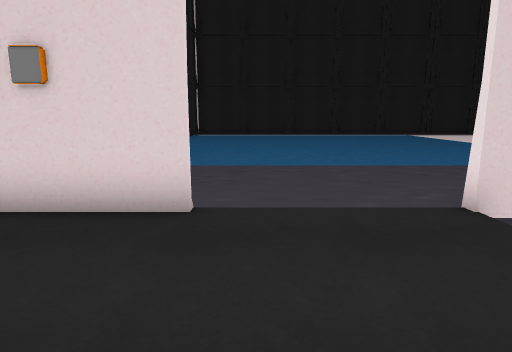
[1] (above)

16 first-person views from a walk through a scene from a Unity 3-D project. The camera is 1.3 m above the floor, tilts 10° down and sees 75° across. Doors are open. The floor is counted in squares, 1 m on a side. Each view is taken from the middle of a square. On the plan, view 1 faces up. The plan holds only what a view shows up to about 14 squares ahead; the rest is blank. The place goes on beyond the plan. The player character is not drawn.

[2]
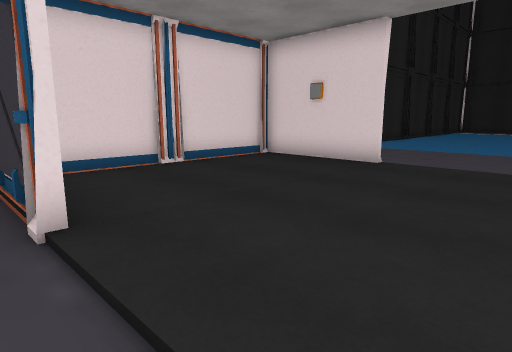

[3]
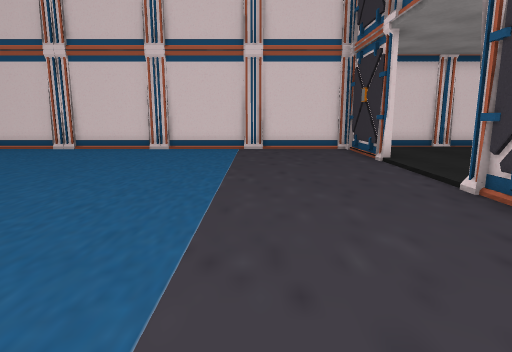

[4]
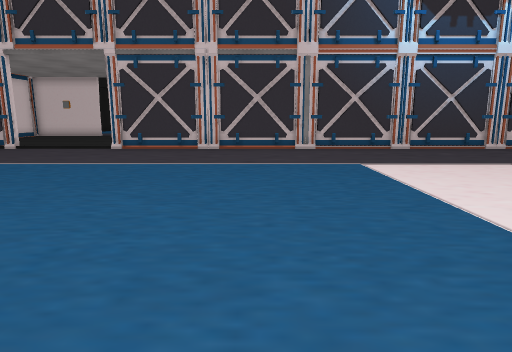

[5]
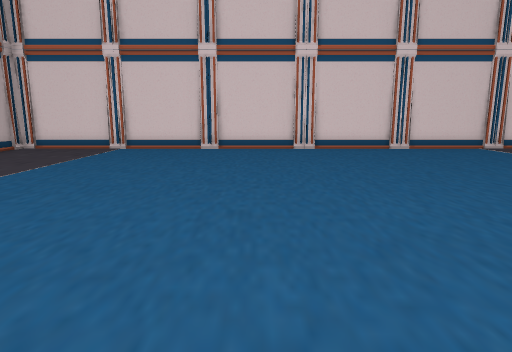

[6]
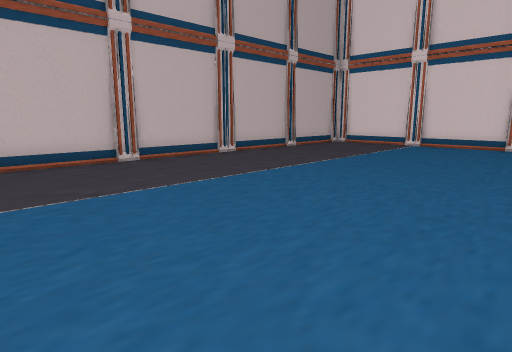

[7]
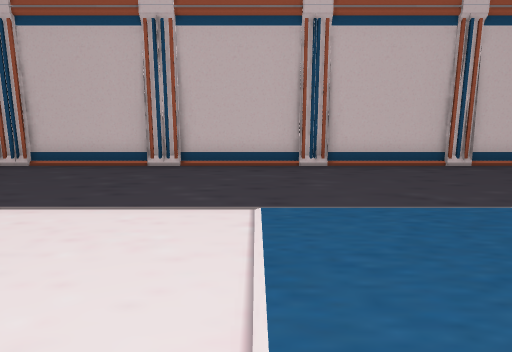

[8]
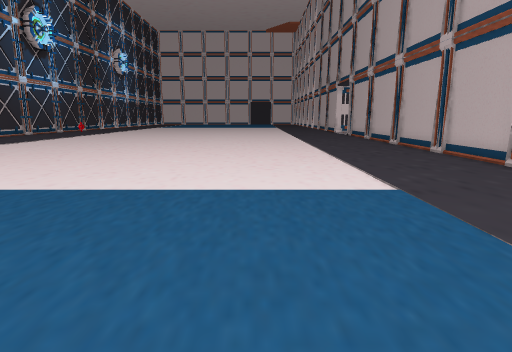

[9]
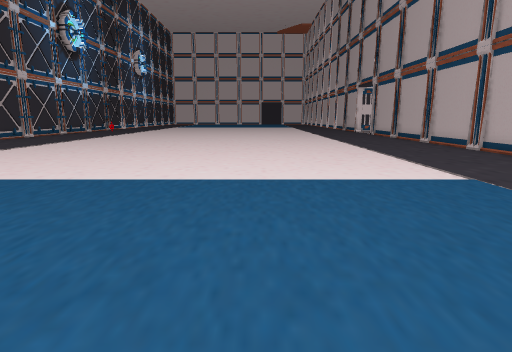

[10]
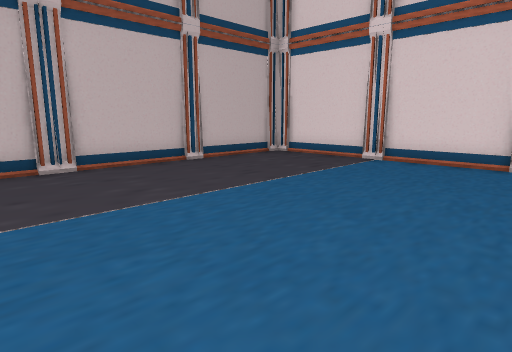

[11]
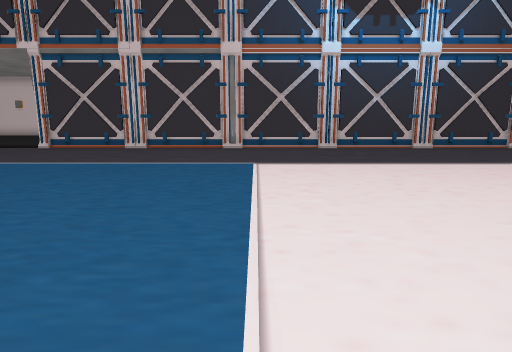

[12]
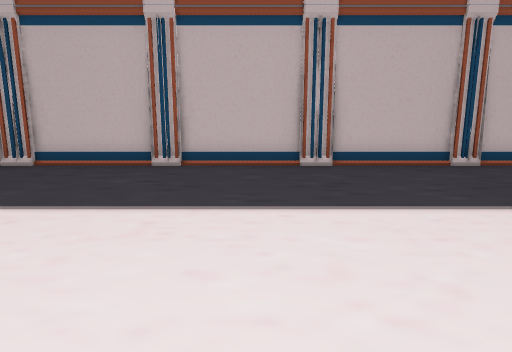

[13]
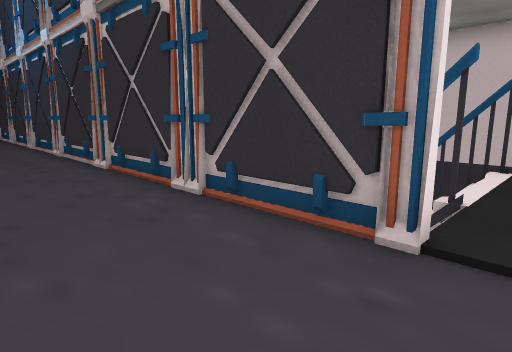

[14]
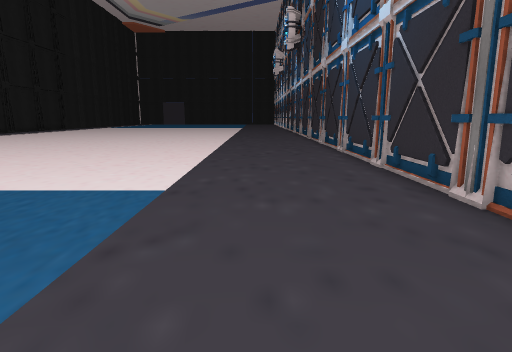

[15]
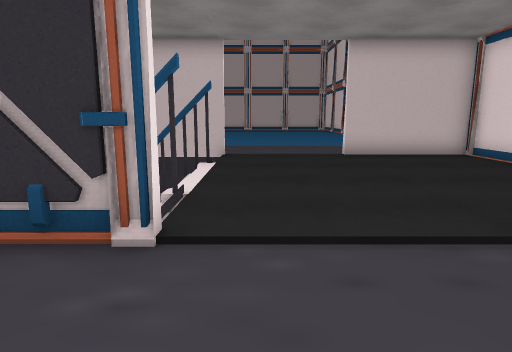

[16]
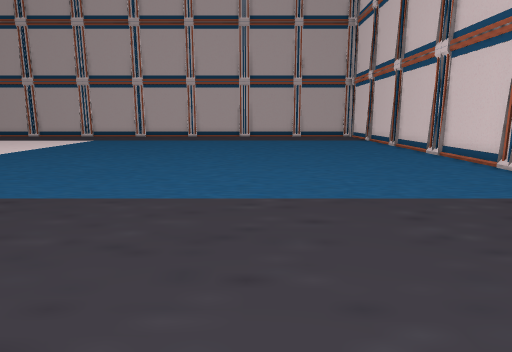

### Floor plan
Points are (right, up) in squares from view 1. A wall is a line through its corners. A room is listed if a view was taken in it or the views show most of it. See-through windows are left out.
Room 1 (views 1, 16)
walls: (-0.9, 4.5) (-5, 4.5) (-5, -3); (-5.1, -3) (-0.9, -3)
ways out: open door at (1, -3) to room 2; open door at (1, 4.6) to room 3
Room 2 (views 2, 3, 4, 5, 6, 7, 8, 9, 10, 11, 12)
walls: (4.1, -3) (3.7, -3.3); (-0.9, -3.2) (-5, -3.2); (-2, -3) (-2.5, -3.4); (20.5, -3.2) (3, -3.2); (-5, -3) (-5, -26.8) (20.5, -26.8)
ways out: open door at (1, -3) to room 1
Room 3 (views 13, 14, 15)
walls: (3.7, 4.9) (4.2, 4.5) (4.6, 4.9); (3, 4.7) (20.2, 4.7); (13.5, 4.6) (13.9, 4.9); (14.9, 4.6) (15.3, 5)
low walls: (11.8, 4.5) (12.2, 4.8)
ways out: open door at (1, 4.6) to room 1

Positions as (right, up) in squares from view 1, and headings:
1: (0, 0), facing up
2: (3, -4), facing up-left
3: (9, -7), facing left
4: (9, -17), facing up
5: (9, -17), facing left
6: (11, -17), facing down-left
7: (12, -18), facing down
8: (6, -20), facing right
9: (5, -18), facing right
10: (5, -18), facing down-left
11: (12, -17), facing up
12: (16, -18), facing down
13: (2, 8), facing down-right
14: (6, 8), facing right
15: (2, 8), facing down
16: (2, -2), facing down
